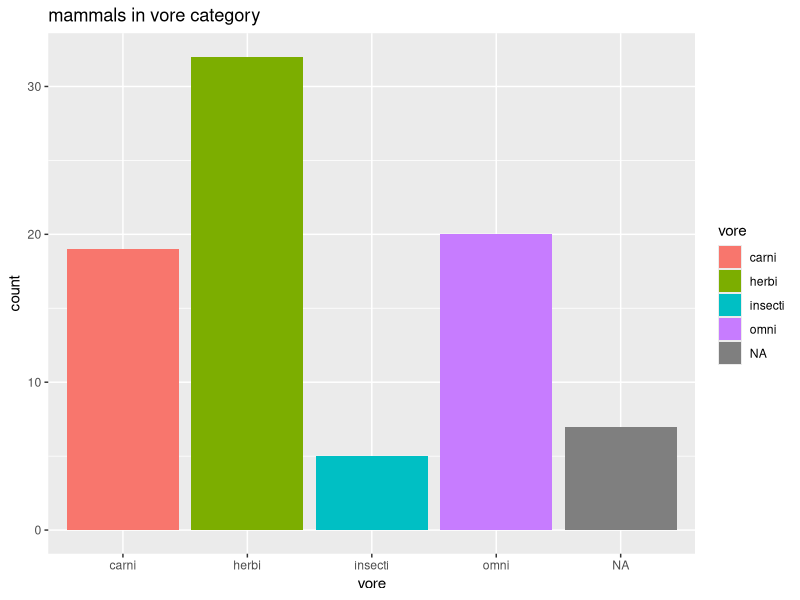
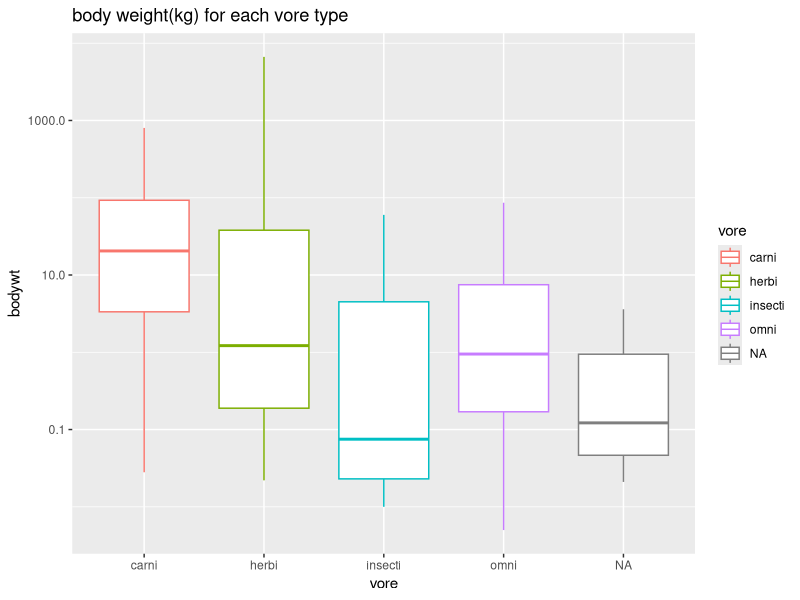
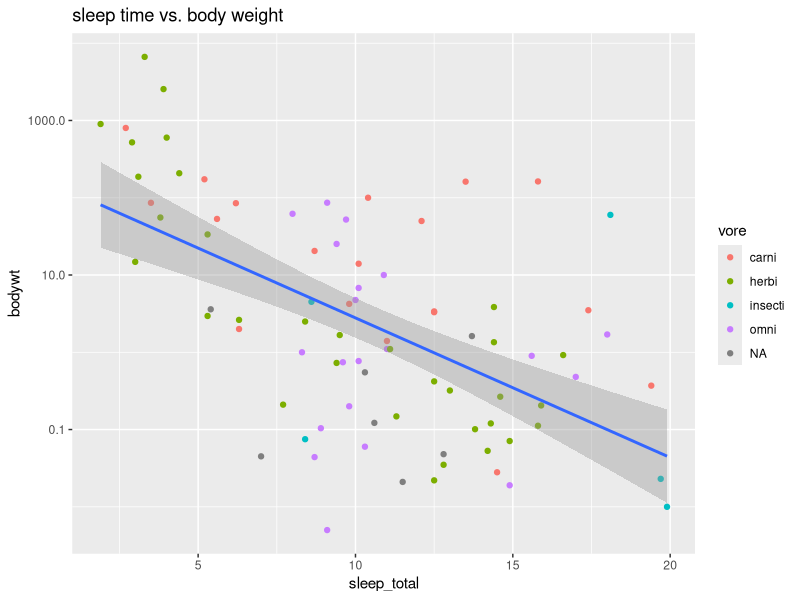
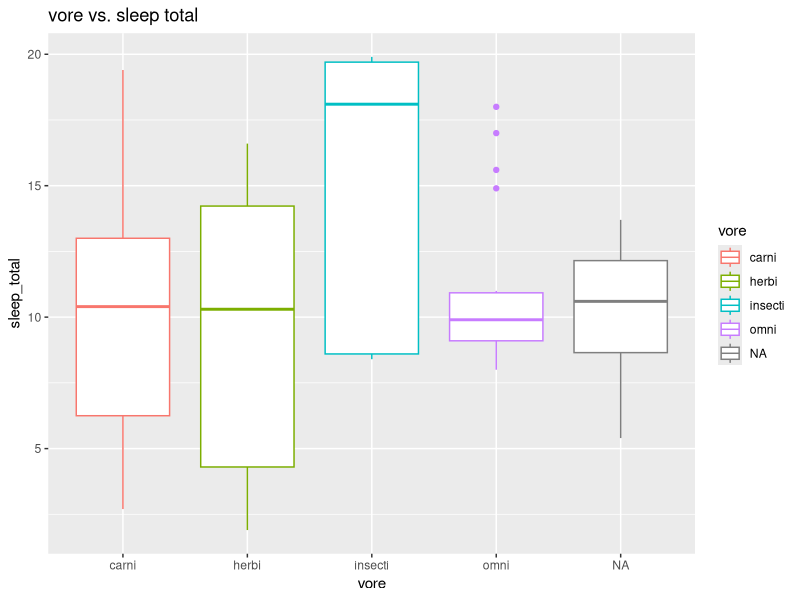
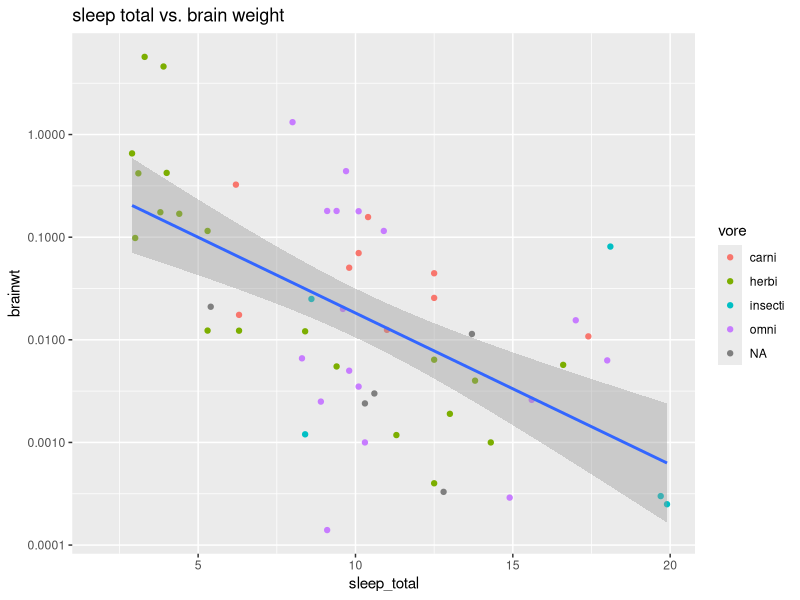
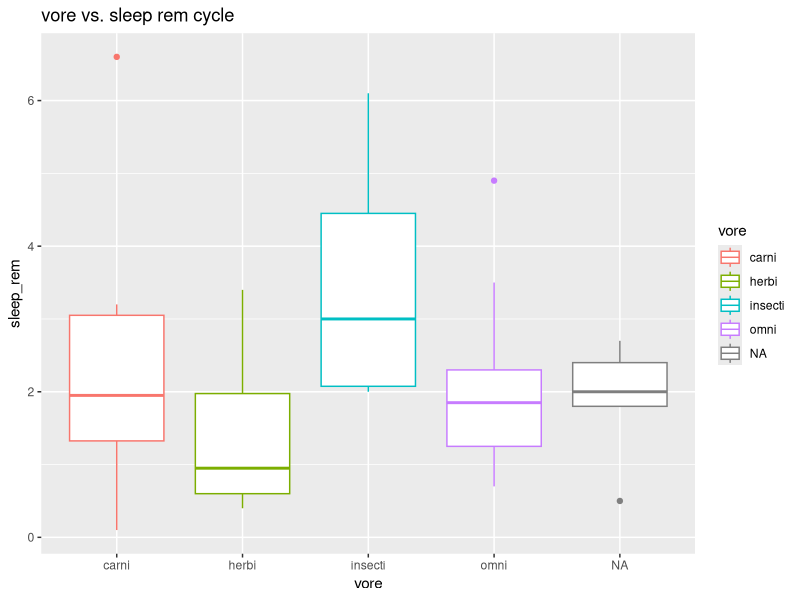

Reproduce these figures in R, in order.
## ---- chunk 1
library("tidyverse")
options(scipen = 999) #disable scientific notation
## ---- chunk 2
summary(msleep)
## ---- chunk 3
names(msleep)
## ---- chunk 4
ggplot(data = msleep,
       mapping = aes(x= vore))+
  geom_bar(mapping = aes(fill = vore))+
  labs(title = "mammals in vore category")
## ---- chunk 5
names(msleep)
mean(msleep$sleep_total)
## ---- chunk 6
msleep<-msleep
## ---- chunk 7
summary(msleep$bodywt)
## ---- chunk 8
ggplot(data = msleep,
       mapping = aes(x=vore, y=bodywt))+
geom_boxplot(mapping=aes(color=vore))+
  scale_y_log10()+
  labs(title = "body weight(kg) for each vore type")
## ---- chunk 9
ggplot(data = msleep,
       mapping = aes(y= bodywt, x= sleep_total))+
  geom_point(mapping = aes(colour = vore))+
  scale_y_log10()+
  geom_smooth(method=lm, se=T)+
  labs(title = "sleep time vs. body weight")
## ---- chunk 10
ggplot(data = msleep,
       mapping = aes(x= vore,y= sleep_total))+
  geom_boxplot(mapping = aes(color= vore))+
  labs(title = "vore vs. sleep total")
## ---- chunk 11
ggplot(data = msleep,
       mapping = aes(y= brainwt, x= sleep_total))+
  geom_point(mapping = aes(colour = vore))+
  geom_smooth(method=lm, se=T)+
  scale_y_log10()+
  labs(title = "sleep total vs. brain weight ")
## ---- chunk 12
names(msleep)
summary(msleep$sleep_cycle)
## ---- chunk 13
ggplot(data = msleep,
       mapping = aes(x= vore, y= sleep_rem))+
  geom_boxplot(mapping = aes(colour = vore))+
  labs(title = "vore vs. sleep rem cycle")
